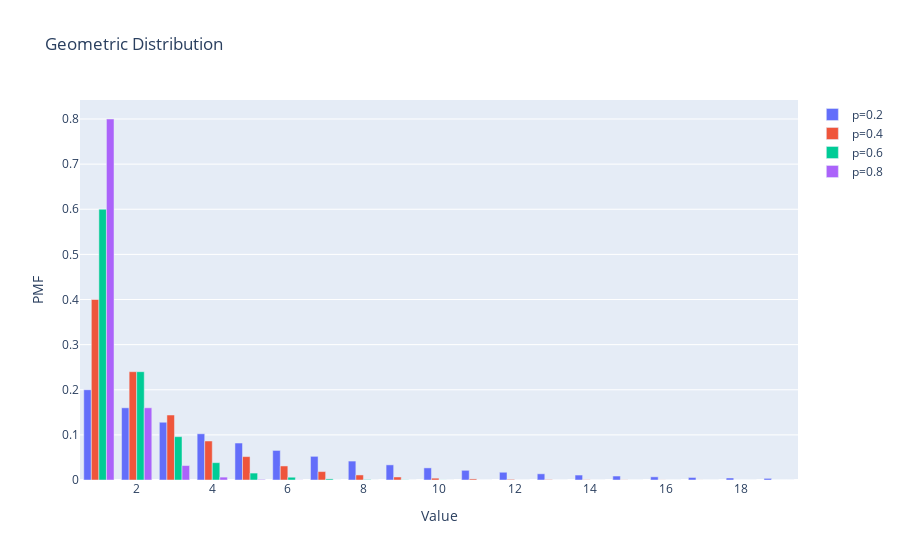

Notebook code cell kept with this figure:
### Code cell
geom_fig = go.Figure()
x = np.arange(1, 20)
for p in [0.2, 0.4, 0.6, 0.8]:
    geom_fig.add_trace(go.Bar(x=x, y=sts.geom.pmf(x, p), name=f"p={p}"))
geom_fig.update_layout(title="Geometric Distribution", xaxis_title="Value", yaxis_title="PMF", barmode="group")
geom_fig.show()

### Figure 1 — Plotly figure (JSON) as saved in the notebook; plotly's stock layout.template omitted (floating-point values rounded to 4 significant figures)
{"data": [{"name": "p=0.2", "type": "bar", "x": [1, 2, 3, 4, 5, 6, 7, 8, 9, 10, 11, 12, 13, 14, 15, 16, 17, 18, 19], "y": [0.2, 0.16, 0.128, 0.1024, 0.08192, 0.06554, 0.05243, 0.04194, 0.03355, 0.02684, 0.02147, 0.01718, 0.01374, 0.011, 0.008796, 0.007037, 0.005629, 0.004504, 0.003603]}, {"name": "p=0.4", "type": "bar", "x": [1, 2, 3, 4, 5, 6, 7, 8, 9, 10, 11, 12, 13, 14, 15, 16, 17, 18, 19], "y": [0.4, 0.24, 0.144, 0.0864, 0.05184, 0.0311, 0.01866, 0.0112, 0.006718, 0.004031, 0.002419, 0.001451, 0.0008707, 0.0005224, 0.0003135, 0.0001881, 0.0001128, 6.771e-05, 4.062e-05]}, {"name": "p=0.6", "type": "bar", "x": [1, 2, 3, 4, 5, 6, 7, 8, 9, 10, 11, 12, 13, 14, 15, 16, 17, 18, 19], "y": [0.6, 0.24, 0.096, 0.0384, 0.01536, 0.006144, 0.002458, 0.000983, 0.0003932, 0.0001573, 6.291e-05, 2.517e-05, 1.007e-05, 4.027e-06, 1.611e-06, 6.442e-07, 2.577e-07, 1.031e-07, 4.123e-08]}, {"name": "p=0.8", "type": "bar", "x": [1, 2, 3, 4, 5, 6, 7, 8, 9, 10, 11, 12, 13, 14, 15, 16, 17, 18, 19], "y": [0.8, 0.16, 0.032, 0.0064, 0.00128, 0.000256, 5.12e-05, 1.024e-05, 2.048e-06, 4.096e-07, 8.192e-08, 1.638e-08, 3.277e-09, 6.554e-10, 1.311e-10, 2.621e-11, 5.243e-12, 1.049e-12, 2.097e-13]}], "layout": {"barmode": "group", "title": {"text": "Geometric Distribution"}, "xaxis": {"title": {"text": "Value"}}, "yaxis": {"title": {"text": "PMF"}}}}
